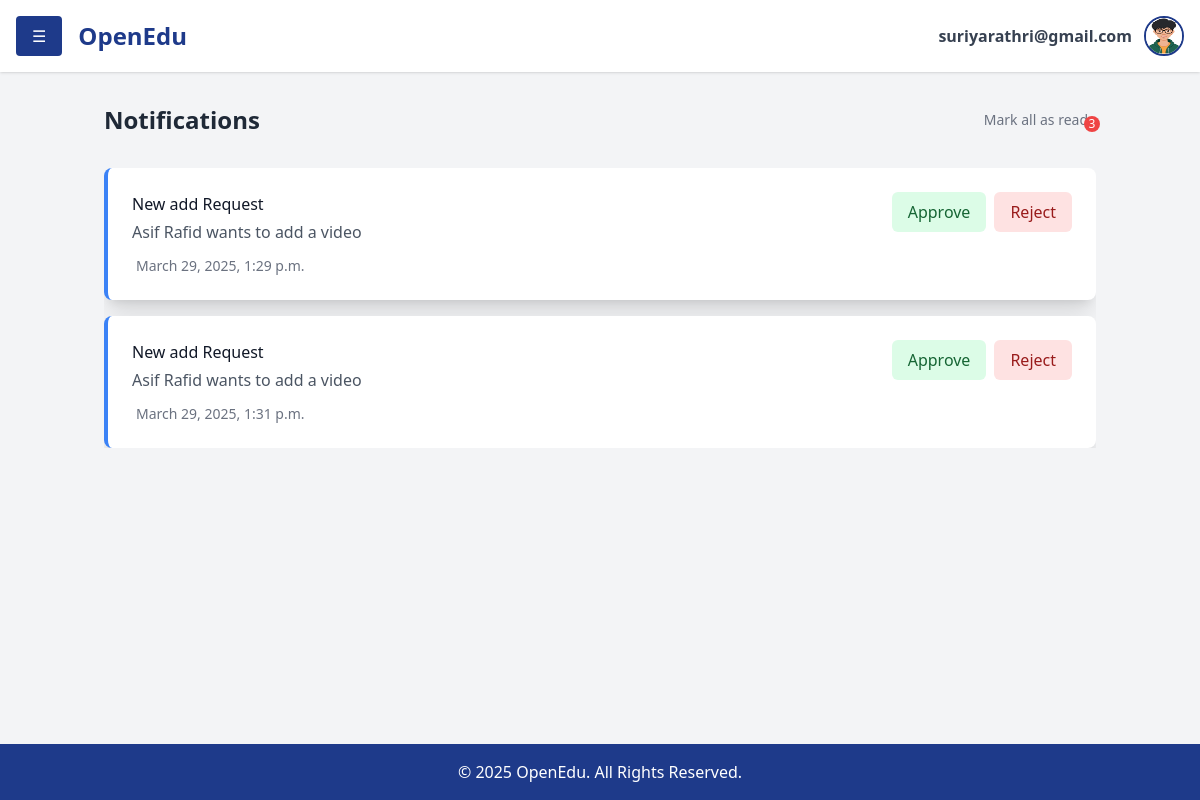
Before: /notifications/ (signed in) with the older database file.
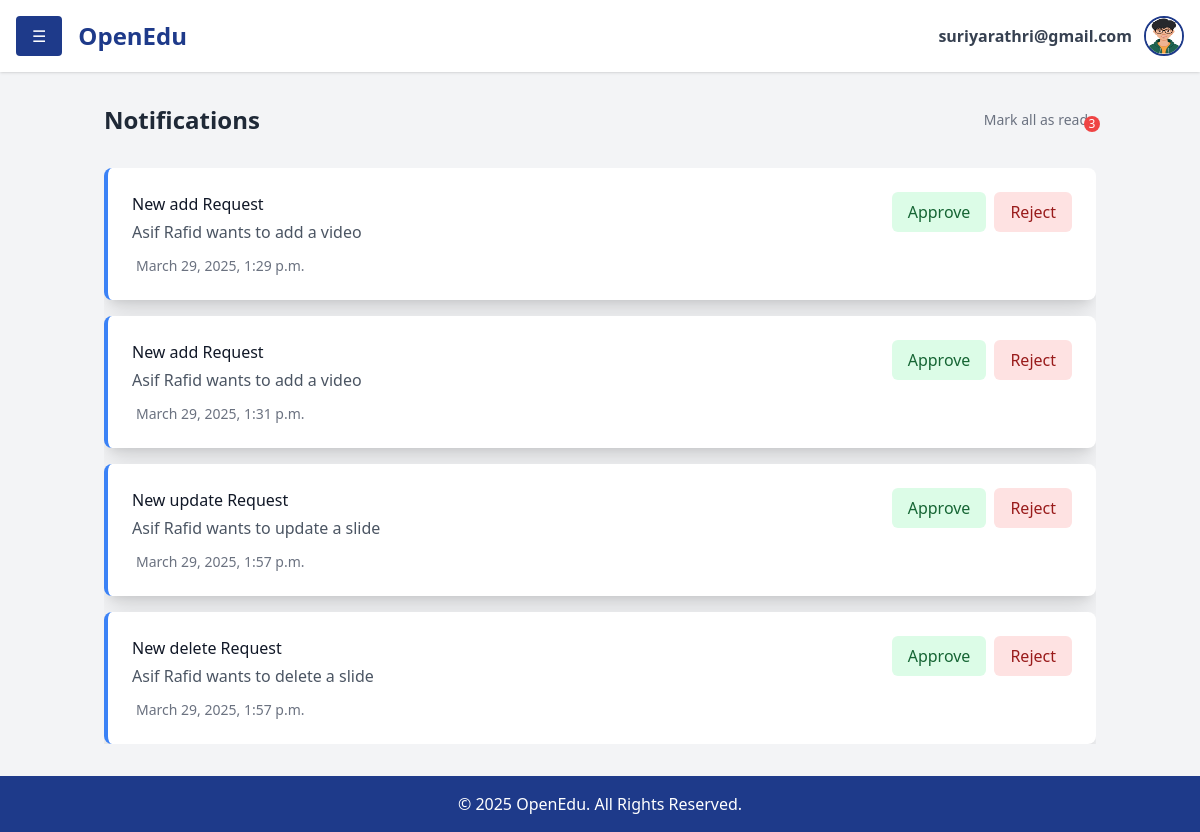
After: the same page with the newer database file.
### notifications/models.py (models this page shows, shortened)
class Notification(models.Model):
    recievers = models.ManyToManyField(User, related_name="notifications")
    message = models.CharField(max_length=255)
    created_at = models.DateTimeField(auto_now_add=True)
    sender = models.ForeignKey(User, on_delete=models.CASCADE, related_name="sent_notifications")
    type=models.CharField(max_length=6)
    content_id= models.IntegerField(default=0, null=True, blank=True)
    real_content_id=models.IntegerField(default=0, null=True, blank=True)
    type=models.CharField(max_length=10)
    content_type=models.CharField(max_length=15)

### notifications/views.py (the view)
# urls.py: path('notifications/', include('notifications.urls')),
def notifications(request):
    notifications = Notification.objects.filter(recievers=request.user)
    context={'notifications':notifications}
    return render(request,"notifications.html",context)

### notifications/templates/notifications.html (shortened to what this page needs)
{% extends 'dashboard.html' %} {% block content %}
<div class="container mx-auto px-4 py-8">
  <div class="max-w-7xl mx-auto w-full">
    <div class="flex justify-between items-center mb-8">
      <h1 class="text-2xl font-bold text-gray-800">Notifications</h1>
      <div class="flex items-center space-x-2">
        <span class="text-sm text-gray-500">Mark all as read</span>
        <span class="relative">
          <span
            class="absolute -top-1 -right-1 bg-red-500 text-white text-xs rounded-full h-4 w-4 flex items-center justify-center"
            >3</span
          >
        </span>
      </div>
    </div>
    <div class="overflow-y-auto max-h-[70vh]">
      <div class="space-y-4">
        {%if notifications%} {% for notification in notifications %}
        {%if notification.type != 'inf'%}
        <div
          class="bg-white rounded-lg shadow-xl p-6 border-l-4 border-blue-500 w-full mx-auto"
        >
          <div class="flex justify-between items-start">
            <div class="flex-1">
              <h3 class="font-medium text-gray-900">
                New {{notification.type}} Request
              </h3>
              <p class="text-gray-600 mt-1">{{notification.message}}</p>
              <div class="flex items-center mt-3 text-sm text-gray-500">
                <span>{{notification.created_at}}</span>
              </div>
            </div>
            <div class="ml-4 flex space-x-2">
              <button
                class="px-4 py-2 bg-green-100 text-green-800 rounded-md hover:bg-green-200 transition-colors"
              >
                Approve
              </button>
              <button
                class="px-4 py-2 bg-red-100 text-red-800 rounded-md hover:bg-red-200 transition-colors"
              >
                Reject
              </button>
            </div>
          </div>
        </div>
        {%endif%} {%endfor%}{%endif%}
      </div>
    </div>
  </div>
</div>
{% endblock %}

Changed rows visible on the page:
added Notification: type "update", message "Asif Rafid wants to update a slide", created_at "March 29, 2025, 1:57 p.m."
added Notification: type "delete", message "Asif Rafid wants to delete a slide", created_at "March 29, 2025, 1:57 p.m."
